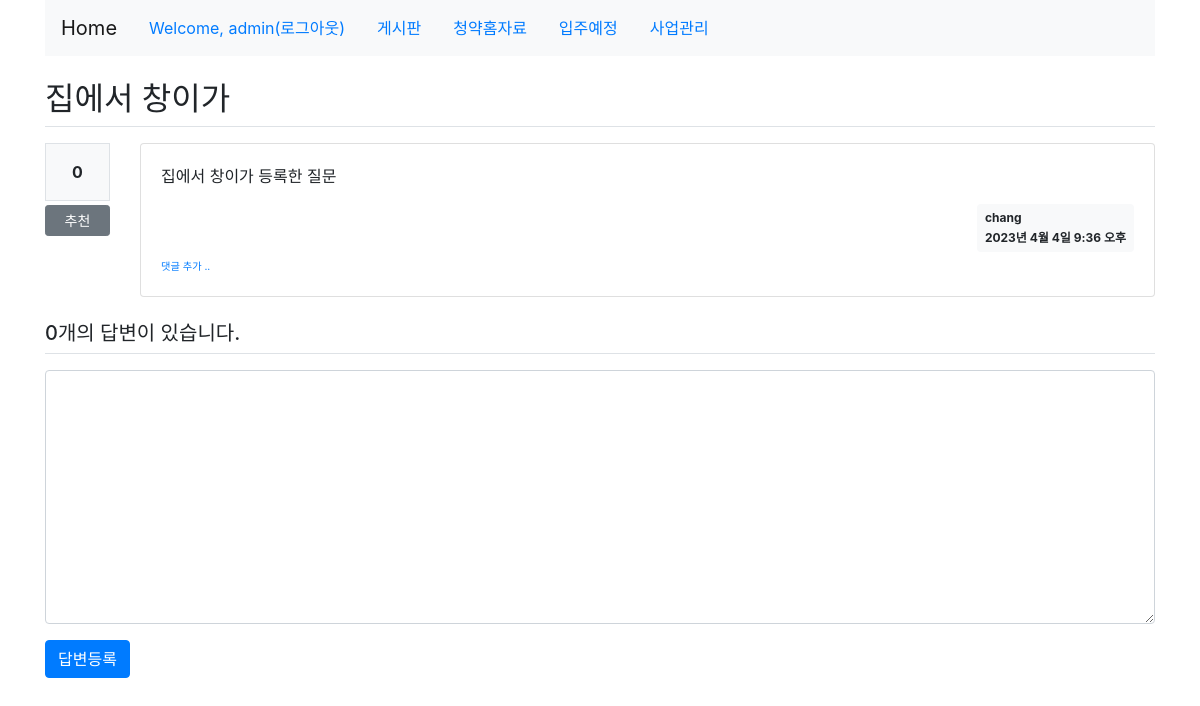
The page /pybo/25/ (signed in) on the database its author committed.
### pybo/models.py (models this page shows, shortened)
class Question(models.Model):
    author = models.ForeignKey(User, on_delete=models.CASCADE, related_name='author_question')
    subject = models.CharField(max_length=200)
    content = models.TextField()
    create_date = models.DateTimeField()
    modify_date = models.DateTimeField(null=True, blank=True)
    voter = models.ManyToManyField(User, related_name='voter_question')

### pybo/views/base_views.py (the view)
# urls.py: path('<int:question_id>/', base_views.detail, name='detail'),
def detail(request, question_id):
    question = get_object_or_404(Question, pk=question_id)
    context = {'question': question}
    return render(request, 'pybo/question_detail.html', context)

### pybo/templatetags/pybo_filter.py (called while the page is built)
@register.filter()
def mark(value):
    extensions = ["nl2br", "fenced_code"]
    return mark_safe(markdown.markdown(value, extensions=extensions))

### templates/pybo/question_detail.html (shortened to what this page needs)
{% extends 'base.html' %}
{% load pybo_filter %}
{% block content %}
<div class="container my-3">
    <h2 class="border-bottom py-2">{{ question.subject }}</h2>
    <div class="row my-3">
        <div class="col-1">
            <div class="bg-light text-center p-3 border font-weight-bolder mb-1">{{question.voter.count}}</div>
            <a href="#" data-uri="{% url 'pybo:vote_question' question.id  %}"
               class="recommend btn btn-sm btn-secondary btn-block my-1">추천</a>
        </div>
        <div class="col-11">
            <div class="card">
                <div class="card-body">
                    <div class="card-text">{{ question.content|mark }}</div>
                    <div class="d-flex justify-content-end">
                        <div class="badge badge-light p-2 text-left">
                            <div class="mb-2">{{ question.author.username }}</div>
                            <div>{{ question.create_date }}</div>
                        </div>
                    </div>
                    <div>
                        <a href="{% url 'pybo:comment_create_question' question.id  %}"
                           class="small"><small>댓글 추가 ..</small></a>
                    </div>
                </div>
            </div>
        </div>
    </div>
    <h5 class="border-bottom my-3 py-2">{{question.answer_set.count}}개의 답변이 있습니다.</h5>
    <form action="{% url 'pybo:answer_create' question.id %}" method="post" class="my-3">
        <div class="form-group">
            <textarea {% if not user.is_authenticated %}disabled{% endif %}
              name="content" id="content" class="form-control" rows="10"></textarea>
        </div>
        <input type="submit" value="답변등록" class="btn btn-primary">
    </form>
</div>
{% endblock %}

### templates/navbar.html
<header class="header clearfix">
    <div class="container">
        <nav class="navbar navbar-expand-lg navbar-light bg-light">
            <a class="navbar-brand" href="{% url 'pybo:index' %}">Home</a>
            <ul class="nav">
                {% if user.is_authenticated %}
                <li class="nav-item"><a href="{% url 'common:logout' %}" class="nav-link">Welcome, {{user.get_username}}(로그아웃)</a></li>
                <li class="nav-item"><a href="/" class="active nav-link ">게시판</a></li>
                <li class="nav-item"><a href="{% url 'ahome:apply_base' %}" class="nav-link">청약홈자료</a></li>
                <li class="nav-item"><a href="{% url 'ahome:ibju_list' %}" class="nav-link">입주예정</a></li>
                <li class="nav-item"><a href="{% url 'ahome:pj_list' %}" class="nav-link">사업관리</a></li>
                {% else %}
                <li class="nav-item"><a href="{% url 'common:login' %}" class="nav-link">로그인</a></li>
                <li class="nav-item"><a href="{% url 'common:signup' %}" class="nav-link">회원가입</a></li>
                {% endif %}
            </ul>
        </nav>
    </div>
</header>

### rows shown on the page
Question: subject "집에서 창이가", voter.count "0", content|mark "집에서 창이가 등록한 질문", author.username "chang", create_date "2023년 4월 4일 9:36 오후", answer_set.count "0"

### other values the page prints
{{ user.get_username }} "admin"
